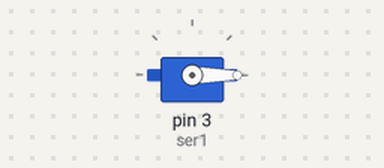
Simulated run of this sketch. Board: Arduino Uno, built with avr-gcc and run on an emulated ATmega328P. Shown: servo.

Above: at 0.05 s.
Timing chart, 0 to 4.6 s (numbered marks = the images above):
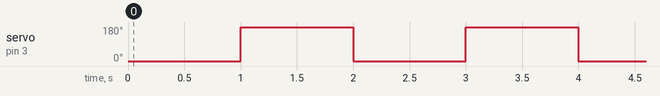

Measured:
- by itself, servo on pin 3 (ser1): alternates 180° for 1.0 s and 0° for 1.0 s

The sketch:

ServoTest.ino
```cpp
#include <Servo.h>
Servo ser1;

void setup()
{
    ser1.attach(3);
}

void loop()
{
    ser1.write(0);
    delay(1000);
    ser1.write(180);
    delay(1000);

}
```
